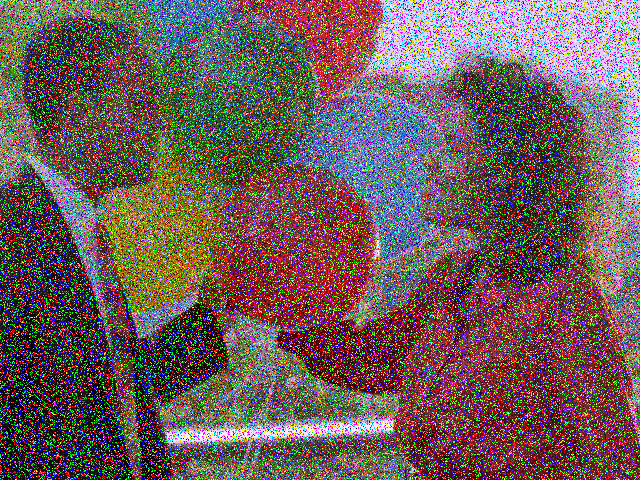
#> input picture images/noisy.png, 640 x 480 px
$ jupyter execute --allow-errors 'dimp 09 - laboratorio 6 - kernels.ipynb'
#> lines starting #> are read from the running program, lines starting #| are printed output that depends on the picture
[cell 1]
import matplotlib.pyplot as plt
import numpy as np

import scipy.ndimage as ndimage

from PIL import Image

[cell 2]
A = Image.open("images/noisy.png").convert("L")
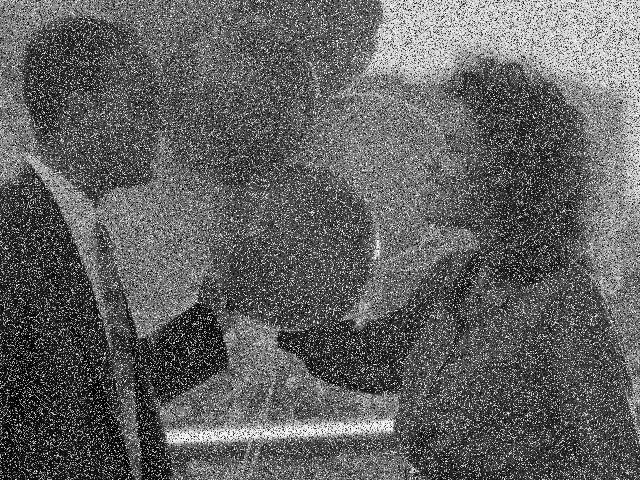
#> A: PIL image 640x480 L; min 0, max 255, mean 96.9
A = np.asarray(A)

kernel = np.full((9, 9), 1)
kernel = kernel / np.sum(kernel)

plt.figure(figsize=(6, 6))
plt.imshow(A, cmap="gray")
Image.fromarray(A).save("outputs/lab 3 part 1 original.png")

B = ndimage.convolve(A, kernel)
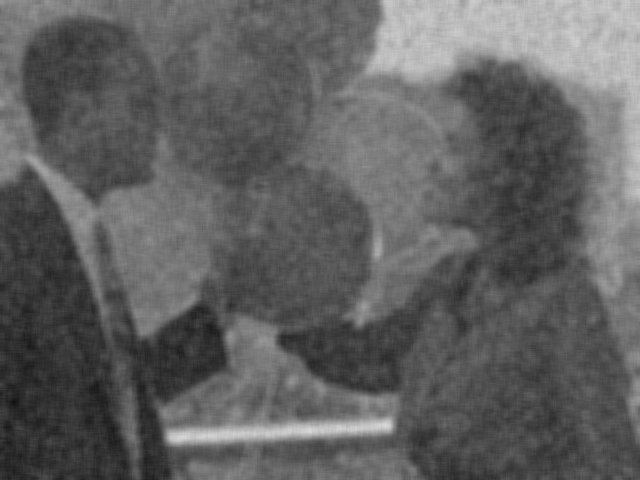
#> B: shape (480, 640); min 17, max 217, mean 96.4
plt.figure(figsize=(6, 6))
plt.imshow(B, cmap="gray")
Image.fromarray(B).save("outputs/lab 3 part 1 filtrado.png")

## Filtro gaussiano

[cell 3]
def gaussian_kernel(m=5, sigma=1):
    ax = np.linspace(-(m - 1) / 2., (m - 1) / 2., m)
    gauss = np.exp(-0.5 * np.square(ax) / np.square(sigma))
    kernel = np.outer(gauss, gauss)
    return kernel / np.sum(kernel)

[cell 4]
A = Image.open("images/salt_pepper.png").convert("L")
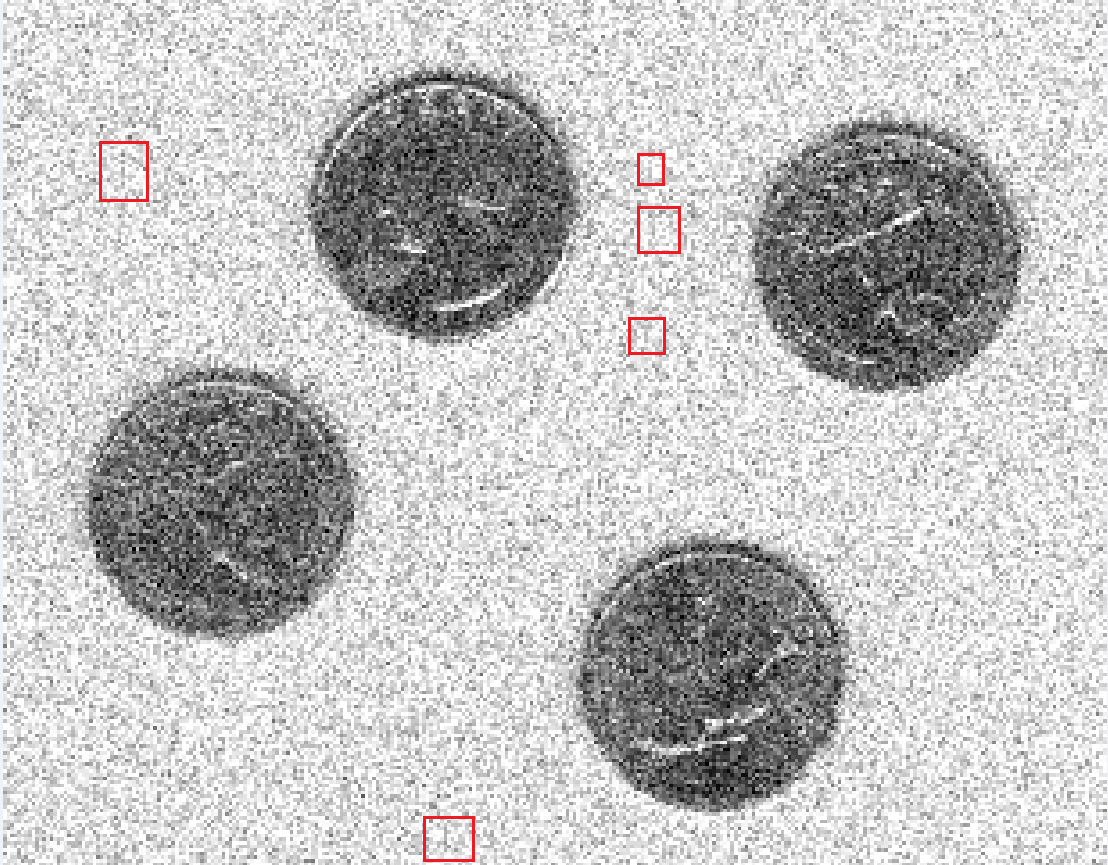
#> input picture images/salt_pepper.png, 1108 x 865 px
#> A: PIL image 1108x865 L
A = np.asarray(A)

kernel = gaussian_kernel(21, 5)

plt.figure(figsize=(6, 6))
plt.imshow(A, cmap="gray")
Image.fromarray(A).save("outputs/lab 3 part 2 original.png")

B = ndimage.convolve(A, kernel)
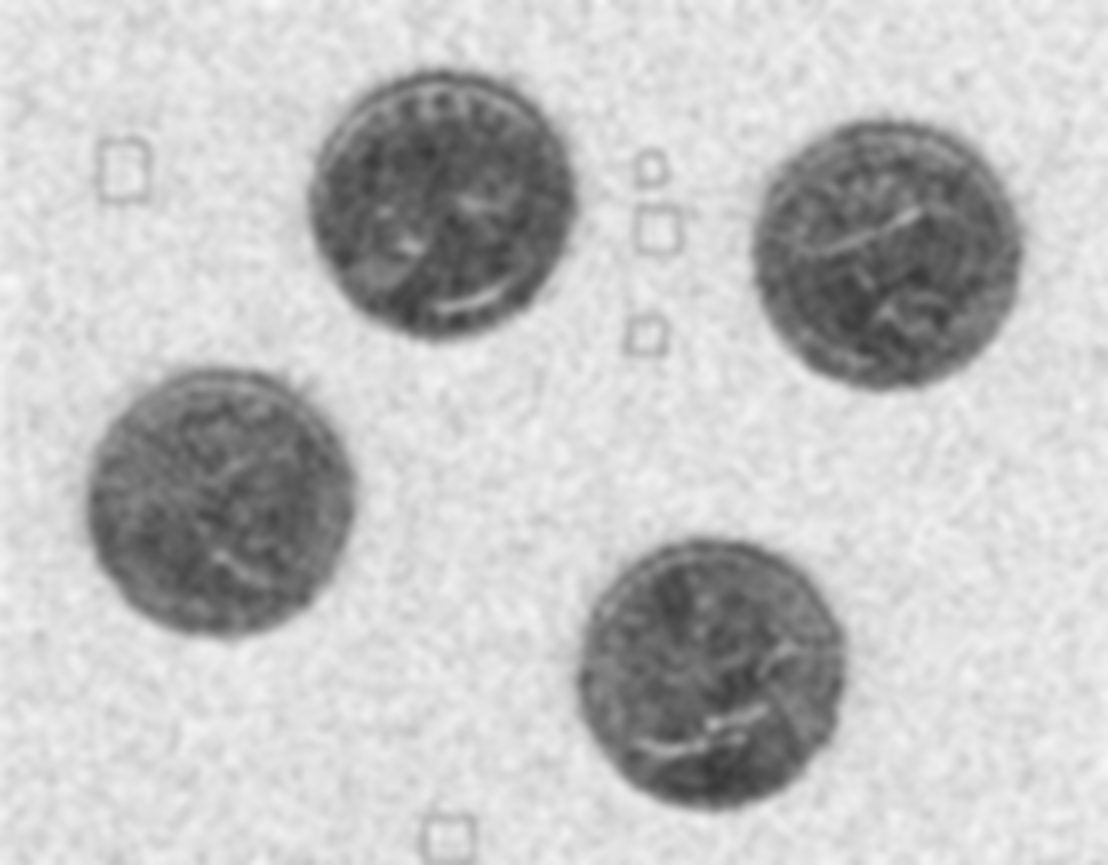
#> B: shape (865, 1108); min 56, max 247, mean 194
plt.figure(figsize=(6, 6))
plt.imshow(B, cmap="gray")
Image.fromarray(B).save("outputs/lab 3 part 2 filtrado.png")
